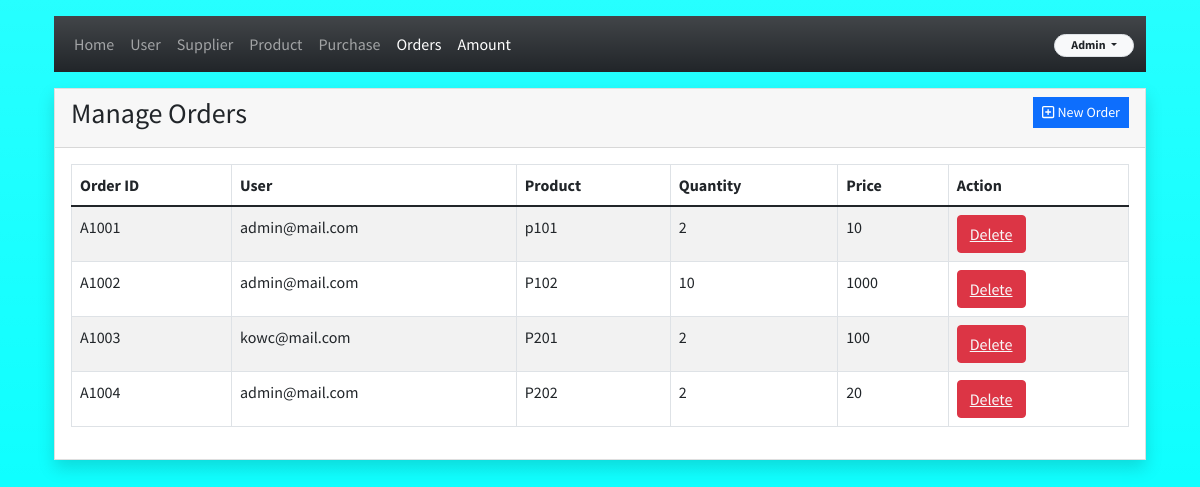
/order.php (signed in), run on the app's committed database.
### tables this page shows
CREATE TABLE `ims_order` (
  `order_id` varchar(15) NOT NULL,
  `user` varchar(20) NOT NULL,
  `product` varchar(20) NOT NULL,
  `quantity` varchar(20) NOT NULL,
  `price` varchar(50) NOT NULL
);

### order.php (the view, shortened to what this page needs)
<?php
include('inc/header.php');
include "db.php";
?>
<link rel="stylesheet" href="css/dataTables.bootstrap.min.css" />
<?php include('inc/container.php');?>
<div class="container">
	<?php include("menus.php"); ?>
	<div class="row">
			<div class="col-lg-12">
				<div class="card card-default rounded-0 shadow">
                    <div class="card-header">
                    	<div class="row">
                            <div class="col-lg-10 col-md-10 col-sm-8 col-xs-6">
                            	<h3 class="card-title">Manage Orders</h3>
                            </div>
                            <div class="col-lg-2 col-md-2 col-sm-4 col-xs-6 text-end">
                                <button type="button" name="add" id="addOrder" class="btn btn-primary btn-sm rounded-0"><i class="far fa-plus-square"></i> New Order</button>
                            </div>
                        </div>
                    </div>
                    <div class="card-body">
                        <div class="row"><div class="col-sm-12 table-responsive">
                            <table  class="table table-bordered table-striped">
                                <thead><tr>
                                    <th>Order ID</th>
                                    <th>User</th>
									<th>Product</th>
									<th>Quantity</th>
									<th>Price</th>
                                    <th>Action</th>
                                </tr></thead>
                                <?php
								$select = "SELECT * FROM ims_order";
								$res = mysqli_query($conn,$select);
								if(mysqli_num_rows($res)){
									foreach($res as $row){
										echo "
										<tr>
										<td>$row[order_id]</td>
										<td>$row[user]</td>
										<td>$row[product]</td>
										<td>$row[quantity]</td>
										<td>$row[price]</td>
                                        <td><button class='btn btn-danger'><a class='text-light' href = 'delete1.php?deleteid=".$row['order_id']." '>Delete</a></button></td>
										</tr>
										";
						}
					}
?>
                            </table>
                        </div></div>
                    </div>
                </div>
			</div>
		</div>
</div>

### inc/header.php (shortened to what this page needs)
<!DOCTYPE html>
<html>
<head>
 <link rel="stylesheet" href="https://cdnjs.cloudflare.com/ajax/libs/font-awesome/6.1.1/css/all.min.css" />
<link rel="stylesheet" href="https://cdn.jsdelivr.net/npm/bootstrap@5.1.3/dist/css/bootstrap.min.css">
<link rel="stylesheet" href="./css/style.css">

### inc/container.php (shortened to what this page needs)
</head>
<body class="bg-gradient ">
	<div class="container">

### menus.php (shortened to what this page needs)
<nav class="navbar navbar-dark bg-dark bg-gradient navbar-expand-lg navbar-expand-md my-3">
	<div class="container-fluid">
        <div class="collapse navbar-collapse" id="navbarNav">
			<ul class="nav navbar-nav menus">
				<li class="nav-item"><a class="nav-link" href="index1.php" id="index_menu">Home</a></li>
				<li class="nav-item"><a class="nav-link" href="customer.php" id="customer_menu">User</a></li>
				<li class="nav-item"><a class="nav-link" href="supplier.php" id="supplier_menu">Supplier</a></li>
				<li class="nav-item"><a class="nav-link" href="product.php" id="product_menu">Product</a></li>
				<li class="nav-item"><a class="nav-link" href="purchase.php" id="purchase_menu">Purchase</a></li>
				<li class="nav-item"><a class="nav-link" href="order.php" id="order_menu">Orders</a></li>
				<li class="nav-item"><a class="nav-link" href="balance1.php" id="order_menu">Amount</a></li>
			</ul>
		</div>
		<ul class="nav navbar-nav">
			<li class="dropdown position-relative">
				<button type="button" class="badge bg-light border px-3 text-dark rounded-pill dropdown-toggle" id="dropdownMenuButton1" data-bs-toggle="dropdown" data-bs-toggle="dropdown" aria-expanded="false">
					Admin
				</button>
			</li>
		</ul>
	</div>
</nav>

### css/style.css (style rules this page uses)
html, body { height: 100% !important; width: 100% !important; }

### inc/container.php (style rules this page uses)
body { background-color:aqua; }

### data on the page
ims_order: order_id "A1001", user "admin@mail.com", product "p101", quantity "2", price "10"
ims_order: order_id "A1002", user "admin@mail.com", product "P102", quantity "10", price "1000"
ims_order: order_id "A1003", user "kowc@mail.com", product "P201", quantity "2", price "100"
ims_order: order_id "A1004", user "admin@mail.com", product "P202", quantity "2", price "20"
